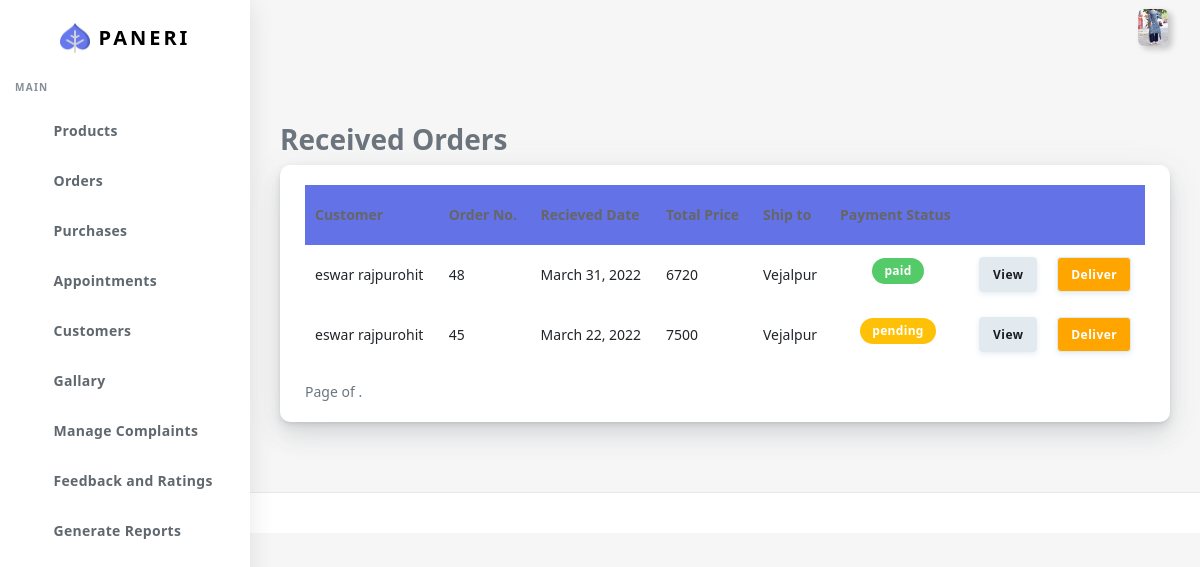
/vieworders/ (signed in), run on the app's committed database.
### customer/models.py (models this page shows, shortened)
class UserBase(models.Model):
    user_id=models.OneToOneField(User,on_delete=CASCADE,primary_key=True)
    first_name=models.CharField(max_length=45)
    last_name=models.CharField(max_length=45)
    gender=models.BooleanField(default="Not Specified")
    dob=models.DateField(default="Not Specified")
    cus_add1=models.TextField(null=True,blank=True)
    cus_add2=models.TextField(null=True,blank=True)
    pincode=models.IntegerField()
    Cus_phone=models.CharField(max_length=10)
    profile=models.ImageField(upload_to="profileImages/",max_length=1500)
    area_id=models.ForeignKey(Area,on_delete=CASCADE)
    class meta:
        ordering = ['user_id']

class Sales(models.Model):
    sales_date = models.DateField(auto_now=True)
    d_date=models.DateField(null=True,blank=True)
    c_date=models.DateField(null=True)
    payment_status = models.CharField(max_length=10)
    sales_status=models.CharField(max_length=20,default="pending")
    payment_date = models.DateTimeField()
    note=models.CharField(max_length=255,null=True,blank=True)
    userbase=models.ForeignKey('UserBase',on_delete=CASCADE)

class Area(models.Model):
    area_name = models.CharField(max_length=15)
    city_id = models.ForeignKey(City, on_delete=CASCADE)

### customer/views.py (the view)
# urls.py: path("vieworders/",views.vieworders,name="vieworders"),
@login_required(login_url='sign-in')
def vieworders(request):
    checklocal(request)
    orders=Sales.objects.filter(sales_status="pending").order_by('-id','sales_date')
    main=[]
    for i in orders:
        sd=SalesDetails.objects.filter(sales_id=i)
        p=0
        for j in sd:
            p=p+j.final_price
        main.append(p)
    print(main)
    paginator=Paginator(orders,5)
    page_number=request.GET.get('page')
    order=paginator.get_page(page_number)
    context=zip(order, main)
    return render(request,"Mainadmin/view_rec_ord.html",{'order':context})

### customer/views.py (called while the page is built)
def checklocal(request):
    if request.user.is_staff==False:
        logout(request)

### customer/templates/Mainadmin/view_rec_ord.html (shortened to what this page needs)
{% extends "Mainadmin/index.html" %}
{% load static %}
{% load my_filters %}
{% block body %}
      <div class="main-content">
        <section class="section">
          <div class="section-body">
            <h3 class="page-title">Received Orders </h3>
            </div>
            <div class="row">
              <div class="col-12">
                <div class="card">
                  <div class="card-body">
                    <div class="row">
                      <div class="col-12 table-responsive">
                        {% if order %}
                        <table id="order-listing"  class="table" cellspacing="0" width="100%">
                          <thead>
                            <tr class="bg-primary ">
                              <th>Customer</th>
                              <th>Order No.</th>
                              <th>Recieved Date</th>
                              <th>Total Price</th>
                              <th>Ship to</th>
                              <th>Payment Status</th>
                              <th></th>
                              <th></th>
                            </tr>
                          </thead>
                          <tbody>
                            {% for o,m in order %}
                            <tr>
                              <td>{{o.userbase.first_name}} {{o.userbase.last_name}}</td>
                              <td>{{o.id}}</td>
                              <td>{{o.sales_date}}</td>
                              <td>{{m}}</td>
                              <td>{{o.userbase.area_id.area_name}}</td>
                              <td class="text-center">
                                {% if o.payment_status == "paid" %}
                                <label class="badge badge-success">{{o.payment_status}}</label>
                                  {% elif o.payment_status == "pending" %}
                                <label class="badge badge-warning">{{o.payment_status}}</label>
                                  {% elif o.payment_status == "cancelled" %}
                                <label class="badge badge-danger">{{o.payment_status}}</label>
                                {% endif %}
                              </td>
                              <td class="text-right">
                                <a href="{% url 'det_rec_ord' o.id %}"><button class="btn btn-light">
                                  View </button></a>
                              </td>
                              <td class="text-left">
                                <a class="btn btn-light" href="{% url 'deliver' o.id%}" style="color: white;background-color: orange; ">
                                  Deliver</a>
                              </td>
                            </tr>
                            {% endfor %}
                          </tbody>
                        </table>
                        <div class="pagination">
                          <span class="step-links">
                              <span class="current">
                                  Page {{ order.number }} of {{ order.paginator.num_pages }}.
                              </span>
                          </span>
                      </div>
                        {% else %}
                      <h6 class="text-center"> <b> No Records....</b></h6>
                        {% endif %}
                      </div>
                    </div>
                  </div>
                </div>
              </div>
          </div>
        </section>
      </div>
      <footer class="main-footer">
      </footer>
    </div>
{% endblock body %}

### customer/templates/Mainadmin/index.html (shortened to what this page needs)
{% load static %}
<!DOCTYPE html>
<html lang="en">
<head>
  <link rel="stylesheet" href="{% static 'customer/assets/css/app.min.css' %} ">
  <link rel="stylesheet" href="{% static 'customer/assets/bundles/datatables/datatables.min.css' %} ">
  <link rel="stylesheet" href="{% static 'customer/assets/bundles/datatables/dataTables.bootstrap4.min.css' %} ">
  <link rel="stylesheet" href="{% static 'customer/assets/bundles/datatables/select.bootstrap4.min.css' %} ">
  <link rel="stylesheet" href="{% static 'customer/assets/css/style.css' %} ">
  <link rel="stylesheet" href="{% static 'customer/assets/css/components.css' %} ">
  <link rel="stylesheet" href="{% static 'customer/assets/css/custom.css' %} ">
</head>
<body>
  <div id="app">
    <div class="main-wrapper main-wrapper-1">
      <div class="navbar-bg"></div>
      <nav class="navbar navbar-expand-lg main-navbar sticky">
        <div class="form-inline mr-auto">
          <ul class="navbar-nav mr-3">
            <li><a href="#" data-toggle="sidebar" class="nav-link nav-link-lg
									collapse-btn"> </a></li>
            <li><a href="#" class="nav-link nav-link-lg fullscreen-btn">
              </a></li>
          </ul>
        </div>
        <ul class="navbar-nav navbar-right">
          <li class="dropdown dropdown-list-toggle"><a href="" id="read" data-toggle="dropdown"
            class="nav-link notification-toggle nav-link-lg"><i data-feather="bell" class="bell"></i>
          </a>
        </li>
          <li class="dropdown"><a href="#" data-toggle="dropdown"
              class="nav-link dropdown-toggle nav-link-lg nav-link-user"> <img alt="image" src="/media/{{request.user.userbase.profile}} "
                class="user-img-radious-style"> </a>
          </li>
        </ul>
      </nav>
      <div class="main-sidebar sidebar-style-2">
        <aside id="sidebar-wrapper">
          <div class="sidebar-brand">
            <a href="{% url 'index' %}"> <img alt="image" src="{% static 'customer/assets/img/logo.png' %} " class="header-logo" /> <span
                class="logo-name">Paneri</span>
            </a>
          </div>
          <ul class="sidebar-menu">
            <li class="menu-header">Main</li>
            <li ><a class="nav-link" href="{% url 'products' %}"><span>Products</span></a></li>
            <li class="dropdown">
              <a href="#" class="menu-toggle nav-link has-dropdown"><span>Orders</span></a>
            </li>
            <li class="dropdown">
              <a href="#" class="menu-toggle nav-link has-dropdown"><span>Purchases</span></a>
            </li>
            <li><a href="{% url 'appointment' %}" class="nav-link"><span>Appointments</span></a></li>
            <li><a href="{% url 'customers' %}" class="nav-link"><span>Customers</span></a></li>
            <li><a href="{% url 'gallary' %}" class="nav-link"><span>Gallary</span></a></li>
            <li><a href="{% url 'complaints' %}" class="nav-link"><span>Manage Complaints</span></a></li>
            <li><a href="{% url 'feedback' %}" class="nav-link"><span>Feedback and Ratings</span></a></li>
            <li><a class="nav-link" href="{% url 'gen_reports' %}"> <span class="icon-name">Generate Reports</span></a></li>
          </ul>
        </aside>
      </div>
       </div>
      {% block body %}
      {% endblock body %}
</body>
</html>

### data on the page
Sales: userbase.first_name "eswar", userbase.last_name "rajpurohit", id "48", sales_date "March 31, 2022", m "6720", userbase.area_id.area_name "Vejalpur", payment_status "paid"
Sales: userbase.first_name "eswar", userbase.last_name "rajpurohit", id "45", sales_date "March 22, 2022", m "7500", userbase.area_id.area_name "Vejalpur", payment_status "pending"
